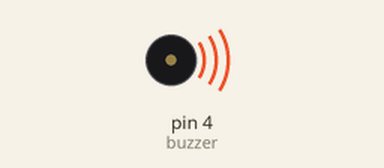
A sketch run on a simulated Arduino Uno, built with avr-gcc and run on an emulated ATmega328P. Parts: buzzer (waves = sounding).

Above: at 0.2 s.
Timing chart, 0 to 3.0 s (numbered marks = the images above):
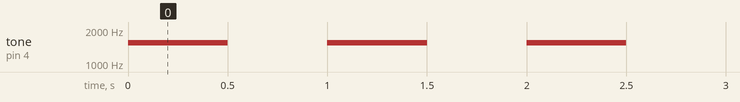

Measured:
- by itself, tone on pin 4 (buzzer): alternates 1535 Hz for 0.50 s and silent for 0.50 s

The sketch:

Buzzer_modul_test_prosjekt.ino
```cpp
int buzzer = 4;                                      //Setter buzzer til pin 4

void setup() {
  // put your setup code here, to run once:
pinMode(buzzer, OUTPUT);                             //Buzzer blir til output signal

}

void loop() {
  // put your main code here, to run repeatedly:
tone(buzzer,1535,500);                               //Setter buzzeren på frekvens 1535 Hz for 500 millisekund
delay(1000);                                         //500 milllisekund stillhet

}
```
